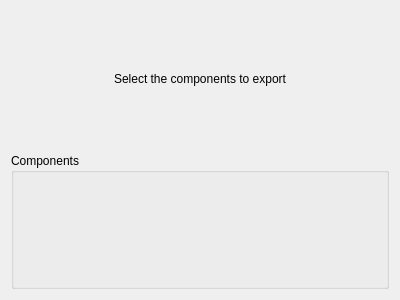
<?xml version="1.0" encoding="UTF-8"?>
<ui version="4.0">
 <class>ExportSchemeDialog</class>
 <widget class="QWidget" name="ExportSchemeDialog">
  <property name="geometry">
   <rect>
    <x>0</x>
    <y>0</y>
    <width>400</width>
    <height>300</height>
   </rect>
  </property>
  <layout class="QVBoxLayout" name="verticalLayout">
   <item>
    <widget class="QLabel" name="components_label">
     <property name="text">
      <string>Select the components to export</string>
     </property>
     <property name="alignment">
      <set>Qt::AlignCenter</set>
     </property>
    </widget>
   </item>
   <item>
    <widget class="QGroupBox" name="components">
     <property name="title">
      <string>Components</string>
     </property>
    </widget>
   </item>
  </layout>
 </widget>
 <resources/>
 <connections/>
</ui>
